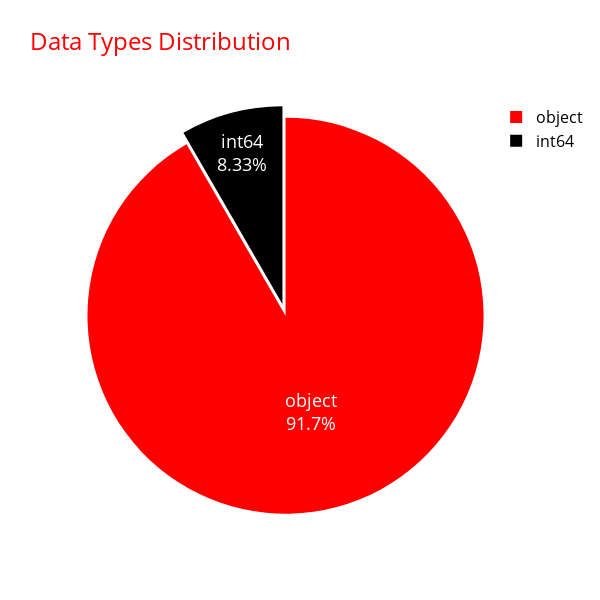

This figure's notebook cell:
### Markdown cell above
### <span style="color:#FF0000"><b>7. Data Types Distribution in Netflix Dataset:</b></span>
   
##### The code generates a pie chart to visualize the distribution of data types within the Netflix dataset. Specifically, it provides insights into the number of columns in the dataset that belong to each data type category.

### Code cell
data_types_counts = netflix_data.dtypes.astype(str).value_counts()

fig = go.Figure(
    data=[go.Pie(
        labels=data_types_counts.index,
        values=data_types_counts.values,
        marker=dict(colors=["red", "black"]),  # red & black slices
        textfont=dict(color="white", size=18), # bigger text
    )]
)

fig.update_traces(
    textposition='inside',
    textinfo='percent+label',
    textfont_size=18,
    pull=0.03  # slight pull for better visibility
)

fig.update_layout(
    title_text="Data Types Distribution",
    title_font=dict(color="red", size=24),
    paper_bgcolor="white",
    plot_bgcolor="black",
    legend=dict(font=dict(color="black", size=16)),
    height=600,  # increase chart height
    width=600    # increase chart width
)

fig.show()

### Figure 1 — Plotly figure (JSON) as saved in the notebook; plotly's stock layout.template omitted (floating-point values rounded to 4 significant figures)
{"data": [{"labels": ["object", "int64"], "marker": {"colors": ["red", "black"]}, "pull": 0.03, "textfont": {"color": "white", "size": 18}, "textinfo": "percent+label", "textposition": "inside", "type": "pie", "values": [11, 1]}], "layout": {"height": 600, "legend": {"font": {"color": "black", "size": 16}}, "paper_bgcolor": "white", "plot_bgcolor": "black", "title": {"font": {"color": "red", "size": 24}, "text": "Data Types Distribution"}, "width": 600}}
